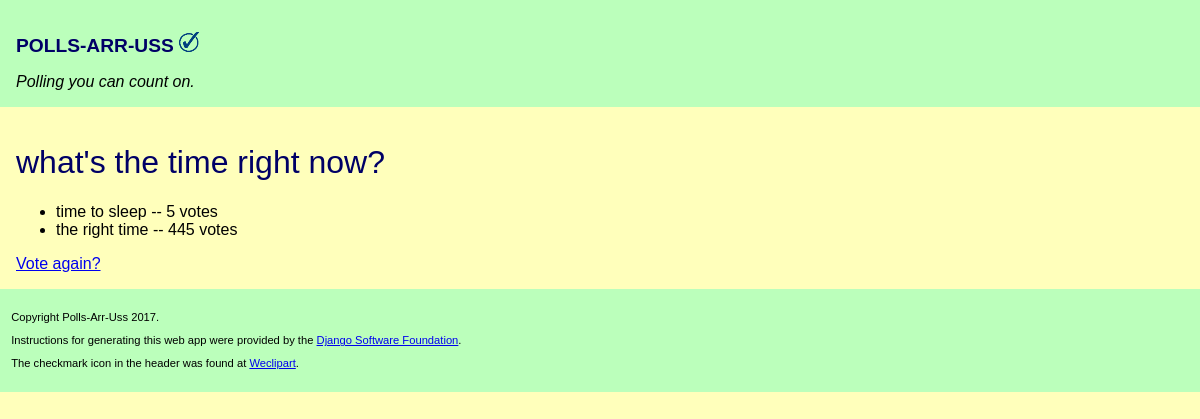
The page /polls/4/results/ on the database as committed earlier.
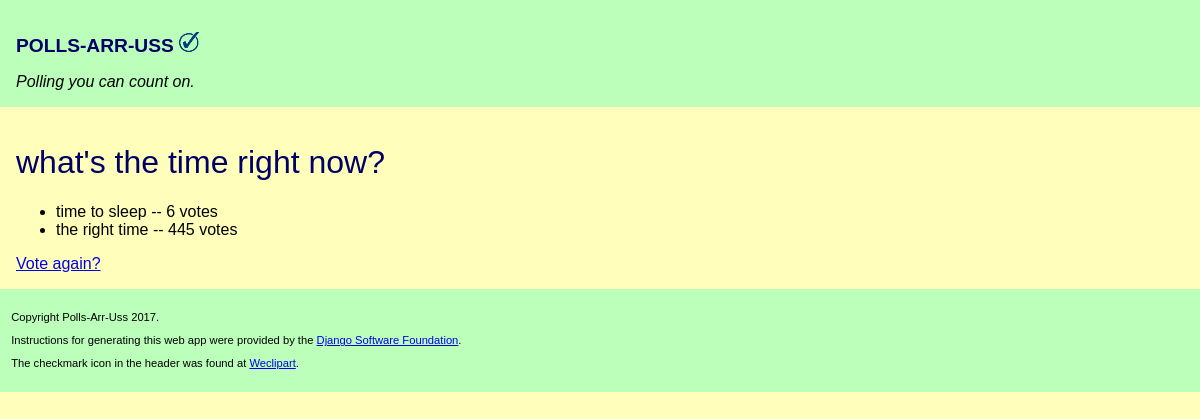
The same page on the database as committed later.
### polls/models.py (models this page shows, shortened)
class Choice(models.Model):
    question = models.ForeignKey(Question, on_delete=models.CASCADE)
    choice_text = models.CharField(max_length=200)
    votes = models.IntegerField(default=0)

### polls/views.py (the view)
# urls.py: url(r'^(?P<pk>[0-9]+)/results/$', views.ResultsView.as_view(), name='results'),
class ResultsView(generic.DetailView):
    model = Question
    template_name = 'polls/results.html'

### polls/templates/polls/results.html
{% extends 'polls/base.html' %}
{% block content %}
    <h1>{{ question.question_text }}</h1>
    <ul>
        {% for choice in question.choice_set.all %}
            <li>{{ choice.choice_text }} -- {{ choice.votes }} vote{{ choice.votes|pluralize }}</li>
        {% endfor %}
    </ul>
    <a href="{% url 'polls:detail' question.id %}">Vote again?</a>
{% endblock %}

Rows that differ between the two databases and show on the page:
changed Choice "time to sleep": votes "5" → "6"
